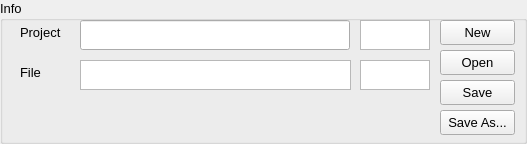
         <widget class="QGroupBox" name="info_groupBox">
          <property name="minimumSize">
           <size>
            <width>527</width>
            <height>0</height>
           </size>
          </property>
          <property name="maximumSize">
           <size>
            <width>9999</width>
            <height>151</height>
           </size>
          </property>
          <property name="font">
           <font>
            <pointsize>10</pointsize>
           </font>
          </property>
          <property name="title">
           <string>Info</string>
          </property>
          <widget class="QPushButton" name="saveProject_pushButton">
           <property name="geometry">
            <rect>
             <x>440</x>
             <y>80</y>
             <width>75</width>
             <height>25</height>
            </rect>
           </property>
           <property name="text">
            <string>Save</string>
           </property>
          </widget>
          <widget class="QPushButton" name="saveAsProject_pushButton">
           <property name="geometry">
            <rect>
             <x>440</x>
             <y>110</y>
             <width>75</width>
             <height>25</height>
            </rect>
           </property>
           <property name="text">
            <string>Save As...</string>
           </property>
          </widget>
          <widget class="QLineEdit" name="projectName_lineEdit">
           <property name="geometry">
            <rect>
             <x>80</x>
             <y>20</y>
             <width>270</width>
             <height>30</height>
            </rect>
           </property>
          </widget>
          <widget class="QLabel" name="project_label">
           <property name="geometry">
            <rect>
             <x>20</x>
             <y>20</y>
             <width>51</width>
             <height>25</height>
            </rect>
           </property>
           <property name="font">
            <font>
             <pointsize>10</pointsize>
            </font>
           </property>
           <property name="text">
            <string>Project</string>
           </property>
           <property name="alignment">
            <set>Qt::AlignLeading|Qt::AlignLeft|Qt::AlignVCenter</set>
           </property>
          </widget>
          <widget class="QPushButton" name="openProject_pushButton">
           <property name="geometry">
            <rect>
             <x>440</x>
             <y>50</y>
             <width>75</width>
             <height>25</height>
            </rect>
           </property>
           <property name="text">
            <string>Open</string>
           </property>
          </widget>
          <widget class="QPushButton" name="newProject_pushButton">
           <property name="geometry">
            <rect>
             <x>440</x>
             <y>20</y>
             <width>75</width>
             <height>25</height>
            </rect>
           </property>
           <property name="text">
            <string>New</string>
           </property>
          </widget>
          <widget class="QLabel" name="file_label">
           <property name="geometry">
            <rect>
             <x>20</x>
             <y>60</y>
             <width>41</width>
             <height>25</height>
            </rect>
           </property>
           <property name="font">
            <font>
             <pointsize>10</pointsize>
            </font>
           </property>
           <property name="text">
            <string>File</string>
           </property>
           <property name="alignment">
            <set>Qt::AlignLeading|Qt::AlignLeft|Qt::AlignVCenter</set>
           </property>
          </widget>
          <widget class="QTextBrowser" name="fileName_textBrowser">
           <property name="geometry">
            <rect>
             <x>80</x>
             <y>60</y>
             <width>271</width>
             <height>30</height>
            </rect>
           </property>
          </widget>
          <widget class="QTextBrowser" name="fileSize_textBrowser">
           <property name="geometry">
            <rect>
             <x>360</x>
             <y>60</y>
             <width>70</width>
             <height>30</height>
            </rect>
           </property>
          </widget>
          <widget class="QTextBrowser" name="projectSize_textBrowser">
           <property name="geometry">
            <rect>
             <x>360</x>
             <y>20</y>
             <width>70</width>
             <height>30</height>
            </rect>
           </property>
          </widget>
         </widget>
